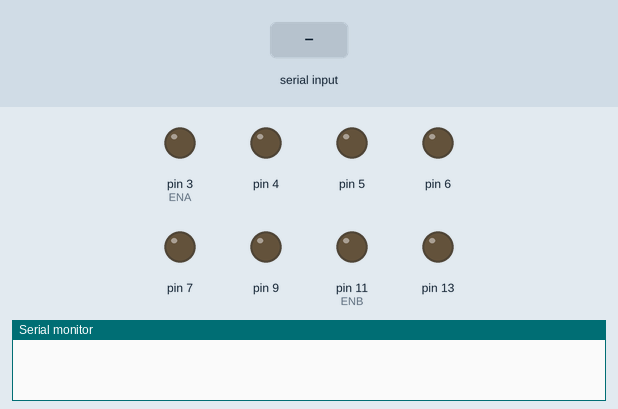
Recording of a sketch running on a simulated Arduino Uno, built with avr-gcc and run on an emulated ATmega328P. Shown: output pins drawn as LEDs (lit = HIGH), the last lines printed to the serial monitor. The test bench sets the inputs (shaded band).

Above: at 1.2 s.
1.3 s: "1\n" received over Serial
At 2.5 s:
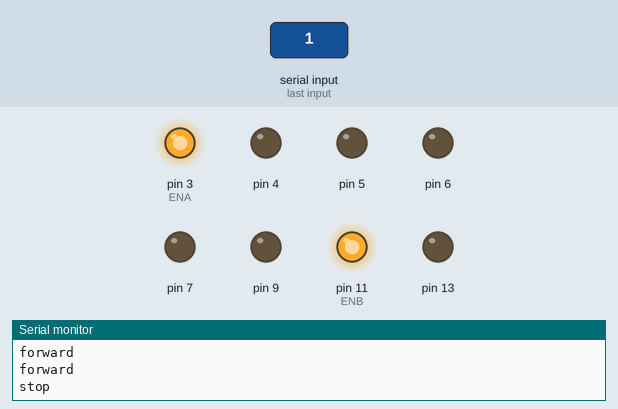
2.8 s: byte 50 ('2') received over Serial
At 3.7 s:
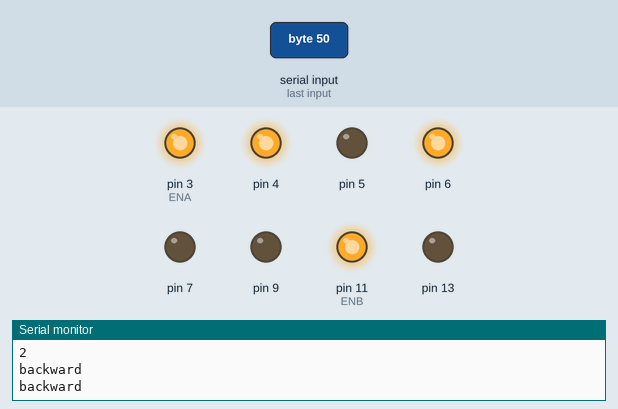
4.3 s: byte 51 ('3') received over Serial
At 4.8 s:
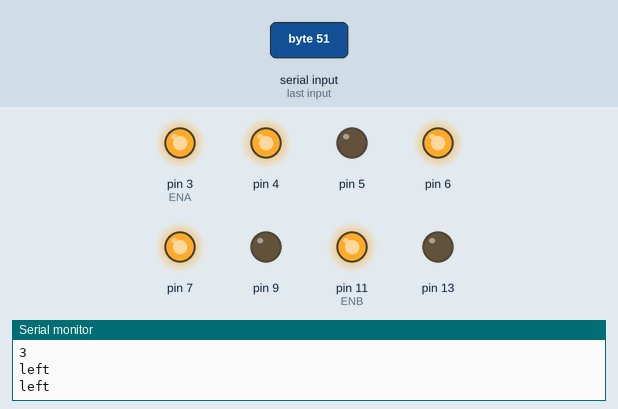
5.8 s: byte 52 ('4') received over Serial
At 7.0 s:
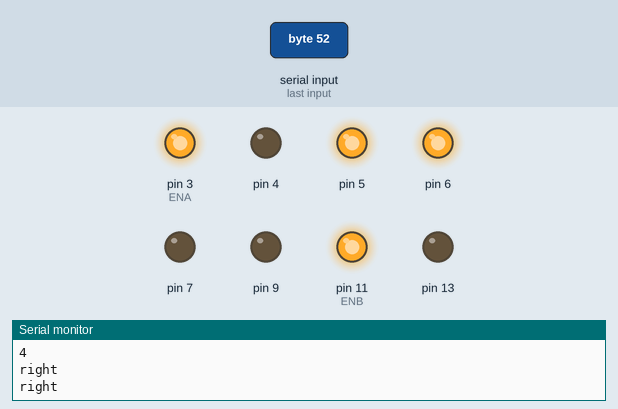
7.3 s: byte 57 ('9') received over Serial
At 7.45 s:
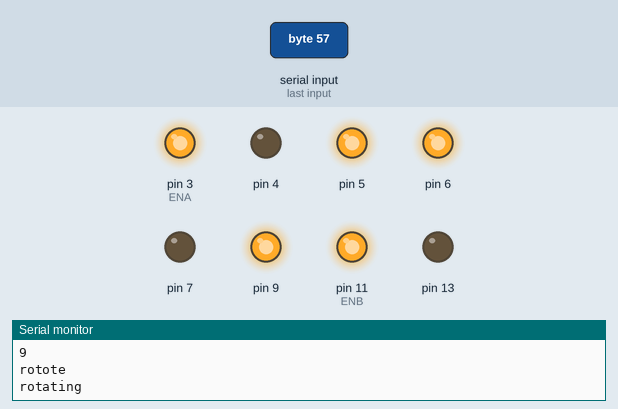
Timing chart, 0 to 10.3 s (numbered marks = the images above; inputs shaded):
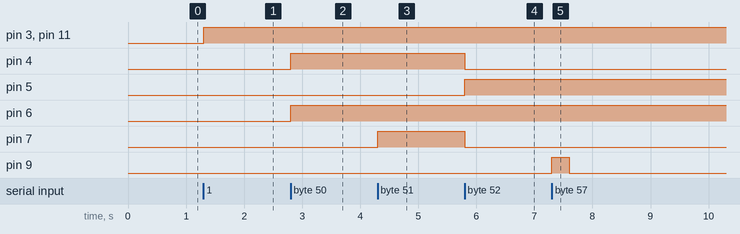

The sketch:

home_rov.ino
```cpp
char Incoming_value = 0;

const int ENA = 3;
const int ENB = 11;

void setup()
{
  Serial.begin(9600);
  pinMode(13, OUTPUT);

  pinMode(4, OUTPUT);
  pinMode(5, OUTPUT);
  pinMode(6, OUTPUT);
  pinMode(7, OUTPUT);
  pinMode(9, OUTPUT);
}

void loop()
{
  if (Serial.available() > 0)
  {
    Incoming_value = Serial.read();
    Serial.print(Incoming_value);
    Serial.print("\n");

    if (Incoming_value == '1')
    {
      Serial.println("forward");
      forward();
    }
    else if (Incoming_value == '2')
    {
      Serial.println("backward");
      backward();
    }
    else if (Incoming_value == '3')
    {
      Serial.println("left");
      left();
    }
    else if (Incoming_value == '4')
    {
      Serial.println("right");
      right();
    }
    else if (Incoming_value == '9')
    {
      Serial.println("rotote");
      rotate();
    }
    else if (Incoming_value == '5')
    {
      Serial.println("Light on");
      light();
    }

    else if (Incoming_value == '7')
    {
      Serial.println("Light off");
      dark();
    }
    else
      stopit();
  }
}

void forward()
{
  Serial.println("forward");
  analogWrite(ENA, 255);
  analogWrite(ENB, 255);
  digitalWrite(4, LOW);
  digitalWrite(5, HIGH);
  digitalWrite(6, LOW);
  digitalWrite(7, HIGH);
}

void backward()
{
  Serial.println("backward");
  analogWrite(ENA, 255);
  analogWrite(ENB, 255);
  digitalWrite(4, HIGH);
  digitalWrite(5, LOW);
  digitalWrite(6, HIGH);
  digitalWrite(7, LOW);
}

void left()
{
  Serial.println("left");
  analogWrite(ENA, 255);
  analogWrite(ENB, 255);
  digitalWrite(5, LOW);
  digitalWrite(4, HIGH);
  digitalWrite(5, LOW);
  digitalWrite(7, HIGH);
}

void right()
{
  Serial.println("right");
  analogWrite(ENA, 255);
  analogWrite(ENB, 255);
  digitalWrite(5, HIGH);
  digitalWrite(4, LOW);
  digitalWrite(6, HIGH);
  digitalWrite(7, LOW);
}

void rotate()
{
  Serial.println("rotating");
  analogWrite(ENA, 255);
  analogWrite(ENB, 255);
  digitalWrite(9, HIGH);
  delay(300);
  digitalWrite(9, LOW);

  Serial.print("on pin 12 HIGH");
  //                    digitalWrite(5, LOW);
  //                    digitalWrite(4, HIGH);
  //                    digitalWrite(6, LOW);
  //                    digitalWrite(7, HIGH);
}

void light()
{
  Serial.println("light on");
  digitalWrite(8, HIGH);
  //  delay(100);
  //  digitalWrite(10,LOW);
}

void dark()
{
  Serial.println("light off");
  digitalWrite(8, LOW);
}

void stopit()
{
  Serial.println("stop");
  digitalWrite(4, LOW);
  digitalWrite(5, LOW);
  digitalWrite(6, LOW);
  digitalWrite(7, LOW);
}
```

Measured:
- after the input at 1.3 s, pin 3 (ENA), pin 11 (ENB): LOW → HIGH at once
- after the input at 2.8 s, pin 4, pin 6: LOW → HIGH at once
- after the input at 4.3 s, pin 7: LOW → HIGH at once
- after the input at 5.8 s, pin 4, pin 7: HIGH → LOW at once; pin 5: LOW → HIGH at once
- after the input at 7.3 s, pin 9: LOW → HIGH at once, → LOW 0.30 s later
